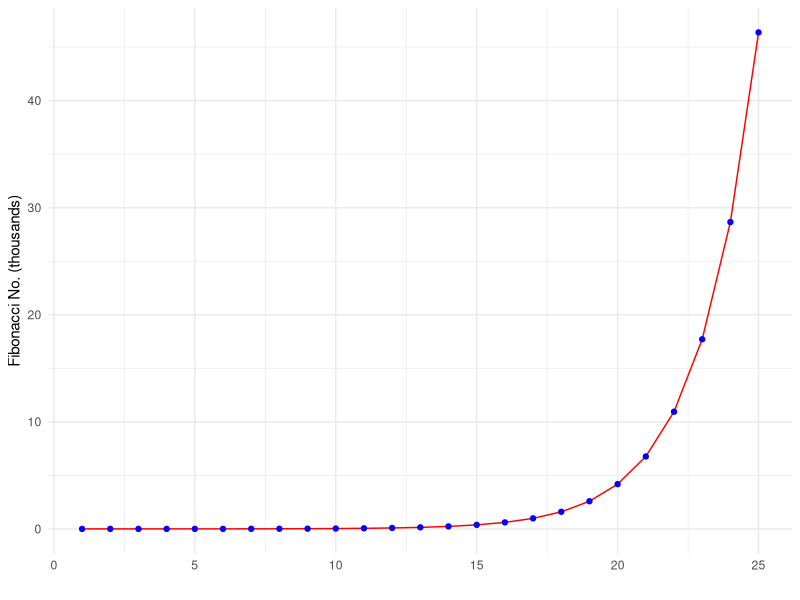

Write the R code that produced this figure.
## ---- chunk 1
library(dplyr)
library(magrittr)
library(tibble)
library(ggplot2)
library(bookdown)
## ---- chunk 2
# create a mock dataset
n_subjs <- 99
subjID <- 1:n_subjs

# generate 99 random #s between 0 and 10
tmp <- floor(runif(n_subjs, min = 0, max = 10))
# assign those numbers to any of 3 subject groups
fn <- function(x) { 
  if (x > 7) 'GRP_1' 
  else if (x > 5) 'GRP_2' 
  else 'GRP_3' 
}
subj_class <- sapply(tmp, fn)

# pick random weights between 75 and 300
wts <- floor(runif(n_subjs, min = 75, max = 300))
# combine the data into a table
df <- data.frame(ID = subjID, class = subj_class, wt = wts)

# display the table, splitting the 99 rows into 3 cols wide
tmp <- cbind(df[1:33,], rep('|', 33), 
             df[34:66,], rep('|', 33), 
             df[67:99,])
names(tmp) <- c('ID', 'class', 'wt', '|', 'ID', 'class', 'wt', 
                '|', 'ID', 'class', 'wt')
knitr::kable(tmp, format = 'latex', booktabs = TRUE, 
             caption = "Original subject data")
## ---- chunk 3
# create a mock dataset
n_subjs <- 60
subjID <- 1:n_subjs

# generate 99 random #s between 0 and 10
tmp <- floor(runif(n_subjs, min = 0, max = 10))
# convert those numbers into either of 3 subject groups
subj_class <- sapply(tmp, fn)

wts <- floor(runif(n_subjs, min = 75, max = 300))
df2 <- data.frame(ID = subjID, class = subj_class, wt = wts)

# display the table, splitting the 99 rows into 3 cols wide
tmp <- cbind(df2[1:20,], rep('|', 20), 
             df2[21:40,], rep('|', 20), 
             df2[41:60,])
names(tmp) <- c('ID', 'class', 'wt', '|', 'ID', 'class', 'wt', 
                '|', 'ID', 'class', 'wt')
knitr::kable(tmp, format = 'latex', booktabs = TRUE, 
             caption = "New subject data")
## ---- chunk 4
final_data <- rbind(df, df2)
## ---- chunk 5
# calculate the first `n` Fibonacci numbers
fibonacci <- function(n) {
  stopifnot(n > 2)
  ar <- rep(0, n)
  ar[1] <- f1 <- 0
  ar[2] <- f2 <- 1
  for (i in 3:n) {
    f3 <- f1 + f2
    ar[i] <- f3
    f1 <- f2
    f2 <- f3
  }
  return (ar)
}

ncalc <- 25
f <- fibonacci(ncalc)
df <- data.frame(1:ncalc, f)
names(df) <- c("x","y")

div <- 1000

p <- ggplot(df) +
  geom_line(aes(x, y/div), color = "red") +
  geom_point(aes(x, y/div), color = "blue") +
  scale_y_continuous(limits = c(0, max(df$y)/div)) +
  xlab("") +
  ylab("Fibonacci No. (thousands)") + 
  theme_minimal()
p
